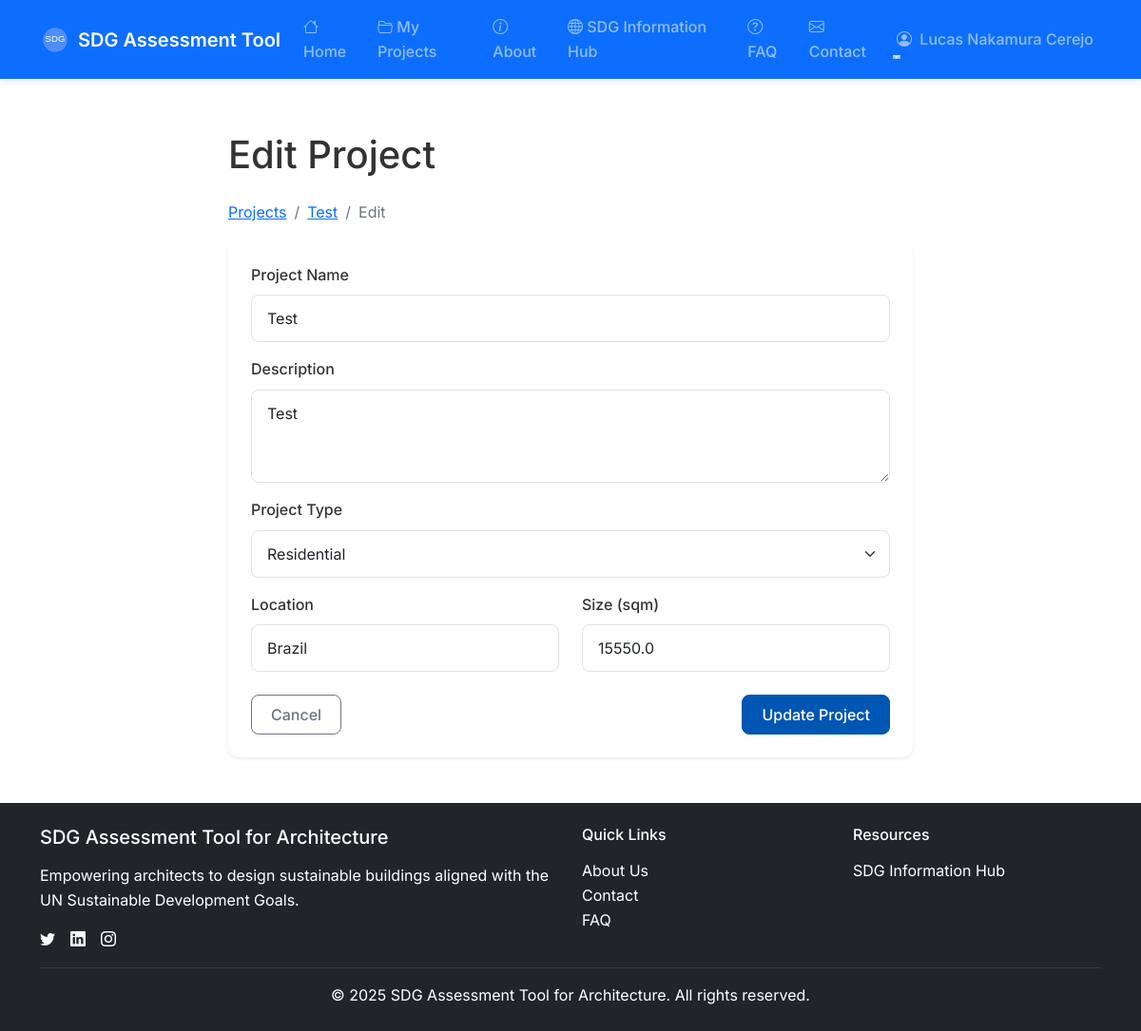
The app's page /projects/1/edit (signed in) with its own data.
### app/models/user.py (models this page shows, shortened)
class User(db.Model, UserMixin):
    id = db.Column(db.Integer, primary_key=True)
    name = db.Column(db.String(128))
    email = db.Column(db.String(128), unique=True, nullable=False)
    is_admin = db.Column(db.Boolean, default=False)
    password_hash = db.Column(db.String(128))
    projects = db.relationship('Project', back_populates='user', cascade='all, delete-orphan')

### app/models/project.py (models this page shows, shortened)
class Project(db.Model):
    __tablename__ = 'projects'
    id = db.Column(db.Integer, primary_key=True)
    name = db.Column(db.String(255), nullable=False)
    description = db.Column(db.Text)
    project_type = db.Column(db.String(100))
    location = db.Column(db.String(255))
    size_sqm = db.Column(db.Float)
    user_id = db.Column(db.Integer, db.ForeignKey('user.id'), nullable=False)
    created_at = db.Column(db.DateTime, default=datetime.utcnow)
    updated_at = db.Column(db.DateTime, default=datetime.utcnow, onupdate=datetime.utcnow)
    user = db.relationship('User', back_populates='projects')
    assessments = db.relationship('Assessment', back_populates='project', cascade='all, delete-orphan')
    def delete(self):
        """Delete the project and all its assessments."""
        conn = get_db()
        conn.execute('DELETE FROM sdg_actions WHERE assessment_id IN (SELECT id FROM assessments WHERE project_id = ?)', (self.id,))
        conn.execute('DELETE FROM sdg_scores WHERE assessment_id IN (SELECT id FROM assessments WHERE project_id = ?)', (self.id,))
        conn.execute('DELETE FROM question_responses WHERE assessment_id IN (SELECT id FROM assessments WHERE project_id = ?)', (self.id,))
        conn.execute('DELETE FROM assessments WHERE project_id = ?', (self.id,))
        conn.execute('DELETE FROM projects WHERE id = ?', (self.id,))
        conn.commit()

### app/routes/projects.py (the view, shortened to what this page needs)
@projects_bp.route('/<int:id>/edit', methods=['GET', 'POST'])
@login_required
def edit(id):
    project = Project.query.filter_by(id=id, user_id=current_user.id).first()
    if not project:
        flash('Project not found or you don\'t have permission to edit it', 'danger')
        return redirect(url_for('projects.index'))
    return render_template('projects/edit.html', project=project)

### app/__init__.py (called while the page is built)
@login_manager.user_loader
def load_user(user_id):
    from app.models.user import User
    return User.query.get(int(user_id))

### app/templates/projects/edit.html (shortened to what this page needs)
{% extends "base.html" %}
{% block content %}
<div class="container mt-4">
    <div class="row">
        <div class="col-lg-8 offset-lg-2">
            <h1 class="mb-4">Edit Project</h1>
            <nav aria-label="breadcrumb">
                <ol class="breadcrumb">
                    <li class="breadcrumb-item"><a href="{{ url_for('projects.index') }}">Projects</a></li>
                    <li class="breadcrumb-item"><a href="{{ url_for('projects.show', id=project.id) }}">{{ project.name }}</a></li>
                    <li class="breadcrumb-item active" aria-current="page">Edit</li>
                </ol>
            </nav>
            <div class="card shadow-sm">
                <div class="card-body">
                    <form method="POST" action="{{ url_for('projects.edit', id=project.id) }}">
                        <div class="mb-3">
                            <label for="name" class="form-label">Project Name</label>
                            <input type="text" class="form-control" id="name" name="name" value="{{ project.name }}" required>
                        </div>
                        <div class="mb-3">
                            <label for="description" class="form-label">Description</label>
                            <textarea class="form-control" id="description" name="description" rows="3">{{ project.description }}</textarea>
                        </div>
                        <div class="mb-3">
                            <label for="project_type" class="form-label">Project Type</label>
                            <select class="form-select" id="project_type" name="project_type">
                                <option value="residential" {% if project.project_type == 'residential' %}selected{% endif %}>Residential</option>
                            </select>
                        </div>
                        <div class="row mb-3">
                            <div class="col-md-6">
                                <label for="location" class="form-label">Location</label>
                                <input type="text" class="form-control" id="location" name="location" value="{{ project.location }}">
                            </div>
                            <div class="col-md-6">
                                <label for="size_sqm" class="form-label">Size (sqm)</label>
                                <input type="number" class="form-control" id="size_sqm" name="size_sqm" value="{{ project.size_sqm }}">
                            </div>
                        </div>
                        <div class="d-flex justify-content-between mt-4">
                            <a href="{{ url_for('projects.show', id=project.id) }}" class="btn btn-outline-secondary">Cancel</a>
                            <button type="submit" class="btn btn-primary">Update Project</button>
                        </div>
                    </form>
                </div>
            </div>
        </div>
    </div>
</div>
{% endblock %}

### app/templates/base.html (shortened to what this page needs)
<!DOCTYPE html>
<html lang="en">
<head>
    <link href="https://cdn.jsdelivr.net/npm/bootstrap@5.1.3/dist/css/bootstrap.min.css" rel="stylesheet">
    <link href="https://cdn.jsdelivr.net/npm/bootstrap-icons@1.10.5/font/bootstrap-icons.css" rel="stylesheet">
    <link rel="stylesheet" href="{{ url_for('static', filename='css/main.css') }}">
</head>
<body>
    <nav class="navbar navbar-expand-lg navbar-dark bg-primary">
        <div class="container">
            <a class="navbar-brand" href="{{ url_for('main.index') }}">
                <img src="{{ url_for('static', filename='img/logo.svg') }}" alt="Logo"
                     onerror="this.onerror=null; this.src='{{ url_for('static', filename='img/sdg-icons/E-WEB-Goal-11.png') }}'; this.width=30; this.height=30;">
                SDG Assessment Tool
            </a>
            <div class="collapse navbar-collapse" id="navbarNav">
                <ul class="navbar-nav me-auto">
                    <li class="nav-item">
                        <a class="nav-link {% if request.path == url_for('main.index') %}active{% endif %}" href="{{ url_for('main.index') }}">
    <i class="bi bi-house"></i> Home
</a>
                    </li>
                    {% if current_user.is_authenticated %}
                    <li class="nav-item">
                        <a class="nav-link {% if request.path == url_for('projects.index') %}active{% endif %}" href="{{ url_for('projects.index') }}">
    <i class="bi bi-folder2-open"></i> My Projects
</a>
                    </li>
                    {% endif %}
                    <li class="nav-item">
                        <a class="nav-link {% if request.path == url_for('main.about') %}active{% endif %}" href="{{ url_for('main.about') }}">
    <i class="bi bi-info-circle"></i> About
</a>
                    </li>
                    <li class="nav-item">
                        <a class="nav-link {% if request.path == '/sdg-information-hub' %}active{% endif %}" href="/sdg-information-hub">
                            <i class="bi bi-globe"></i> SDG Information Hub
                        </a>
                    </li>
                    <li class="nav-item">
                        <a class="nav-link {% if request.path == '/faq' %}active{% endif %}" href="/faq">
                            <i class="bi bi-question-circle"></i> FAQ
                        </a>
                    </li>
                    <li class="nav-item">
                        <a class="nav-link {% if request.path == '/contact' %}active{% endif %}" href="/contact">
                            <i class="bi bi-envelope"></i> Contact
                        </a>
                    </li>
                </ul>
                <ul class="navbar-nav ms-auto">
                    {% if current_user.is_authenticated %}
                    <li class="nav-item dropdown">
                        <a class="nav-link dropdown-toggle" href="#" id="userDropdown" role="button" data-bs-toggle="dropdown" aria-expanded="false">
                            <i class="bi bi-person-circle me-1"></i> {{ current_user.name or 'User' }}
                        </a>
                    </li>
                    {% endif %}
                </ul>
            </div>
        </div>
    </nav>
    <div class="container content-container page-transition">
        {% block content %}{% endblock %}
    </div>
    <footer class="py-4 bg-dark text-white">
        <div class="container">
            <div class="row">
                <div class="col-md-6">
                    <h5 class="mb-3">SDG Assessment Tool for Architecture</h5>
                    <p class="mb-3">Empowering architects to design sustainable buildings aligned with the UN Sustainable Development Goals.</p>
                    <div class="d-flex gap-3">
                        <a href="#" class="text-white" aria-label="Twitter"><i class="bi bi-twitter"></i></a>
                        <a href="#" class="text-white" aria-label="LinkedIn"><i class="bi bi-linkedin"></i></a>
                        <a href="#" class="text-white" aria-label="Instagram"><i class="bi bi-instagram"></i></a>
                    </div>
                </div>
                <div class="col-md-3">
                    <h6 class="mb-3">Quick Links</h6>
                    <ul class="list-unstyled">
                        <li><a href="{{ url_for('main.about') }}" class="text-white text-decoration-none">About Us</a></li>
                        <li><a href="/contact" class="text-white text-decoration-none">Contact</a></li>
                        <li><a href="/faq" class="text-white text-decoration-none">FAQ</a></li>
                    </ul>
                </div>
                <div class="col-md-3">
                    <h6 class="mb-3">Resources</h6>
                    <ul class="list-unstyled">
                        <li><a href="/sdg-information-hub" class="text-white text-decoration-none">SDG Information Hub</a></li>
                    </ul>
                </div>
            </div>
            <hr class="my-3 bg-secondary">
            <div class="text-center">
                <p class="mb-0">&copy; {{ now.year }} SDG Assessment Tool for Architecture. All rights reserved.</p>
            </div>
        </div>
    </footer>
</body>
</html>

### app/static/css/main.css (style rules this page uses)
body { min-height: 100vh; display: flex; flex-direction: column; }
footer { margin-top: auto; }

### app/templates/base.html (style rules this page uses)
:root { --primary-color: #0056b3; --secondary-color: #28a745; --accent-color: #f8c537; --light-gray: #f8f9fa; --medium-gray: #e9ecef; --dark-gray: #495057; --card-shadow: 0 4px 12px rgba(0,0,0,0.05); --transition-speed: 0.3s; }
body { font-family: 'Inter', -apple-system, BlinkMacSystemFont, "Segoe UI", Roboto, sans-serif; display: flex; flex-direction: column; min-height: 100vh; color: #333; line-height: 1.6; }
.navbar { box-shadow: 0 2px 10px rgba(0,0,0,0.1); transition: all var(--transition-speed) ease; }
.navbar-brand { font-weight: 600; display: flex; align-items: center; gap: 8px; }
.navbar-brand img { width: 32px; height: 32px; }
.nav-link { position: relative; transition: all var(--transition-speed) ease; font-weight: 500; }
.nav-link:after { content: ''; position: absolute; width: 0; height: 2px; bottom: 0; left: 0; background-color: currentColor; transition: width var(--transition-speed) ease; }
.btn { padding: 0.5rem 1.25rem; border-radius: 0.5rem; transition: all var(--transition-speed) ease; font-weight: 500; }
.btn-primary { background-color: var(--primary-color); border-color: var(--primary-color); }
.card { border: none; border-radius: 0.75rem; box-shadow: var(--card-shadow); transition: all var(--transition-speed) ease; overflow: hidden; }
.card-body { padding: 1.5rem; }
.form-control, .form-select { padding: 0.75rem 1rem; border: 1px solid #dee2e6; border-radius: 0.5rem; transition: all var(--transition-speed) ease; }
.form-label { font-weight: 500; margin-bottom: 0.5rem; }
footer { background-color: #343a40; color: #fff; margin-top: auto; padding: 2rem 0; }
.content-container { padding-top: 2rem; padding-bottom: 3rem; }
.page-transition { animation: fadeIn 0.5s ease-in-out; }

### records on screen
User: name "Lucas Nakamura Cerejo"
Project: name "Test", description "Test", location "Brazil", size_sqm "15550.0"
